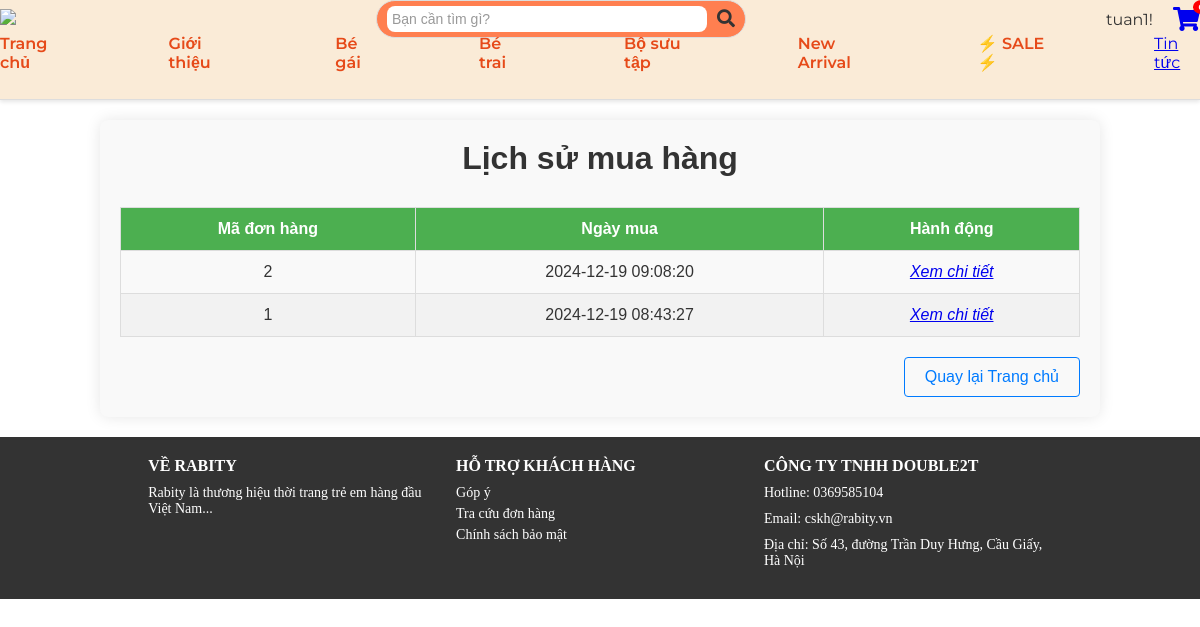
Page /Pages/orders/purchase_history.php (signed in) on the committed database.
### tables this page shows
CREATE TABLE `orders` (
  `id` int(11) NOT NULL,
  `user_id` int(11) NOT NULL,
  `user_name` varchar(255) NOT NULL,
  `phone` varchar(20) NOT NULL,
  `address` text NOT NULL,
  `payment_method` varchar(50) NOT NULL,
  `shipping_method` varchar(50) NOT NULL,
  `bank` varchar(50) DEFAULT NULL,
  `total_price` decimal(10,2) NOT NULL,
  `shipping_cost` decimal(10,2) NOT NULL,
  `status` varchar(50) DEFAULT 'Chờ xử lý',
  `created_at` timestamp NOT NULL DEFAULT current_timestamp()
);

### Pages/orders/purchase_history.php (the view, shortened to what this page needs)
<?php
require '../../db.php';
$user_id = $_SESSION['user_id'];
$stmt = $pdo->prepare(
    "SELECT id AS order_id, created_at
     FROM orders
     WHERE user_id = ? AND status = 'Đã nhận'
     ORDER BY created_at DESC"
);
$stmt->execute([$user_id]);
$orders = $stmt->fetchAll(PDO::FETCH_ASSOC);
?>
<!DOCTYPE html>
<html lang="en">
<head>
    <link rel="stylesheet" href="../../css/purchase_history.css">
    <link rel="stylesheet" href="../../css/footer.css">
    <link rel="stylesheet" href="../../css/header.css">
</head>
<body>
    <?php include '../../header.php'; ?>
    <main>
        <div class="order-history-container">
            <h1>Lịch sử mua hàng</h1>
            <?php if (empty($orders)): ?>
                <p>Bạn chưa có đơn hàng nào với trạng thái "Đã nhận".</p>
            <?php else: ?>
                <table class="order-history-table">
                    <thead>
                        <tr>
                            <th>Mã đơn hàng</th>
                            <th>Ngày mua</th>
                            <th>Hành động</th>
                        </tr>
                    </thead>
                    <tbody>
                        <?php foreach ($orders as $order): ?>
                            <tr>
                                <td><?php echo htmlspecialchars($order['order_id']); ?></td>
                                <td><?php echo htmlspecialchars($order['created_at']); ?></td>
                                <td>
                                    <a href="order_details.php?order_id=<?php echo $order['order_id']; ?>" class="view-details-btn">Xem chi tiết</a>
                                </td>
                            </tr>
                        <?php endforeach; ?>
                    </tbody>
                </table>
            <?php endif; ?>
            <div class="btn-backhome">
                <a href="index.php" class="back-btn">Quay lại Trang chủ</a>
            </div>
        </div>
    </main>
    <?php include '../../footer.php'; ?>
</body>
</html>

### css/purchase_history.css (style rules this page uses)
* { margin: 0; padding: 0; box-sizing: border-box; }
main { margin-top: 120px; font-family: 'Gill Sans', 'Gill Sans MT', Calibri, 'Trebuchet MS', sans-serif; }
.order-history-container { max-width: 1000px; margin: 20px auto; padding: 20px; background-color: #f9f9f9; border-radius: 8px; box-shadow: 0 0 15px rgba(0, 0, 0, 0.1); }
.order-history-container h1 { text-align: center; font-size: 2rem; color: #333; margin-bottom: 30px; }
.order-history-table { width: 100%; border-collapse: collapse; margin-bottom: 20px; }
.order-history-table th, .order-history-table td { padding: 12px; text-align: center; border: 1px solid #ddd; }
.order-history-table th { background-color: #4CAF50; color: white; font-weight: bold; }
.order-history-table tr:nth-child(even) { background-color: #f2f2f2; }
.order-history-table td { font-size: 1rem; color: #333; }
.order-history-table td:last-child { font-style: italic; }
.back-btn { display: inline-block; text-decoration: none; color: #007BFF; font-size: 1rem; text-align: center; padding: 10px 20px; border-radius: 4px; border: 1px solid #007BFF; transition: background-color 0.3s, color 0.3s; }
.btn-backhome { display: flex; justify-content: flex-end; }

### rows in the picture
orders: id "2", created_at "2024-12-19 09:08:20"
orders: id "1", created_at "2024-12-19 08:43:27"

### other values in the picture
$_SESSION['username'] "tuan1"
